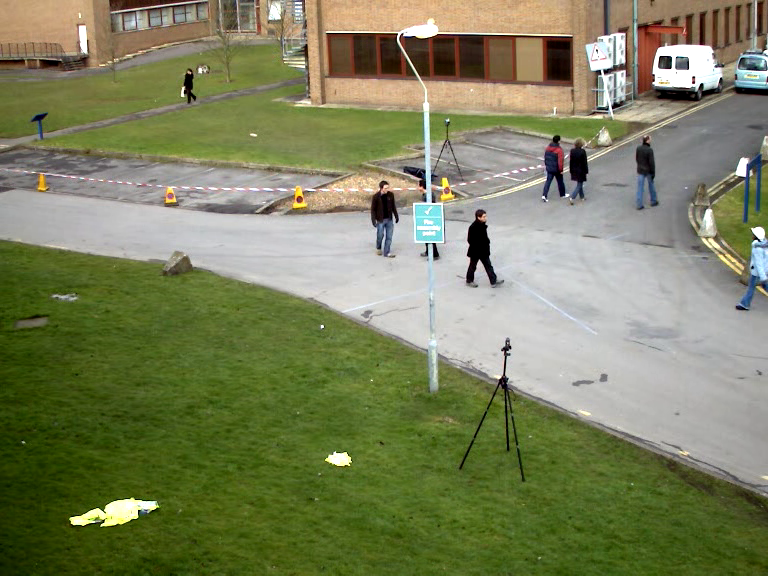
#> input picture test.png, 768 x 576 px
$ python opencv-transparant.py
#> lines starting #> are read from the running program, lines starting #| are printed output that depends on the picture; after the words box and inside, x2 and y2 are one past the last pixel; in counts of white or black regions, pixels touching at a corner belong together
import cv2
import numpy as np

img = cv2.imread("test.png")
#> img is the input picture: shape (576, 768, 3); mean B, G, R 92.8, 129.1, 124.1

# First we crop the sub-rect from the image
x, y, w, h = 100, 100, 200, 100
sub_img = img[y:y+h, x:x+w]
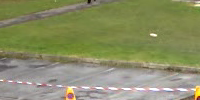
#> sub_img: shape (100, 200, 3); mean B, G, R 102.8, 142.2, 138.4
white_rect = np.ones(sub_img.shape, dtype=np.uint8) * 255

res = cv2.addWeighted(sub_img, 0.5, white_rect, 0.5, 1.0)
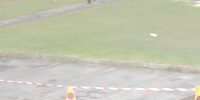
#> res: shape (100, 200, 3); mean B, G, R 179.9, 199.6, 197.7

# Putting the image back to its position
img[y:y+h, x:x+w] = res
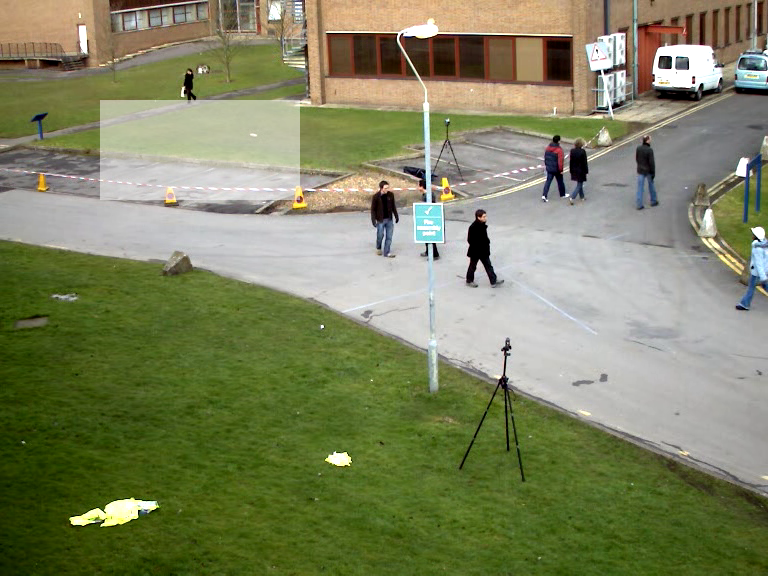
#> img: shape (576, 768, 3); 4.5% of pixels changed, all inside (x1, y1, x2, y2) = (100, 100, 300, 200)

$ run again, with first_frame.jpg saved as test.png
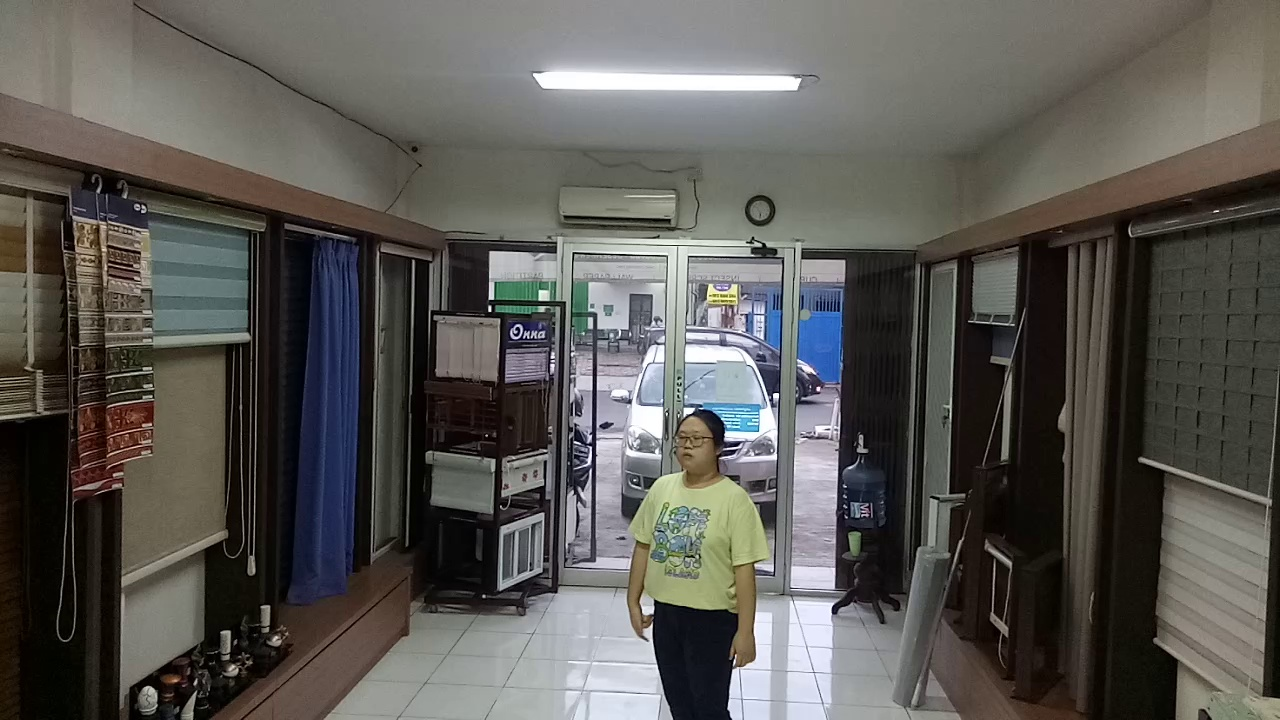
#> input picture first_frame.jpg, 1280 x 720 px
#> img is the input picture: shape (720, 1280, 3); mean B, G, R 84.7, 88.9, 90.7
#> `res = cv2.addWeighted(sub_img, 0.5, white_rect, 0.5, 1.0)`:
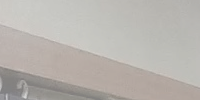
#> res: shape (100, 200, 3); mean B, G, R 174.9, 179.9, 184
#> `img[y:y+h, x:x+w] = res`:
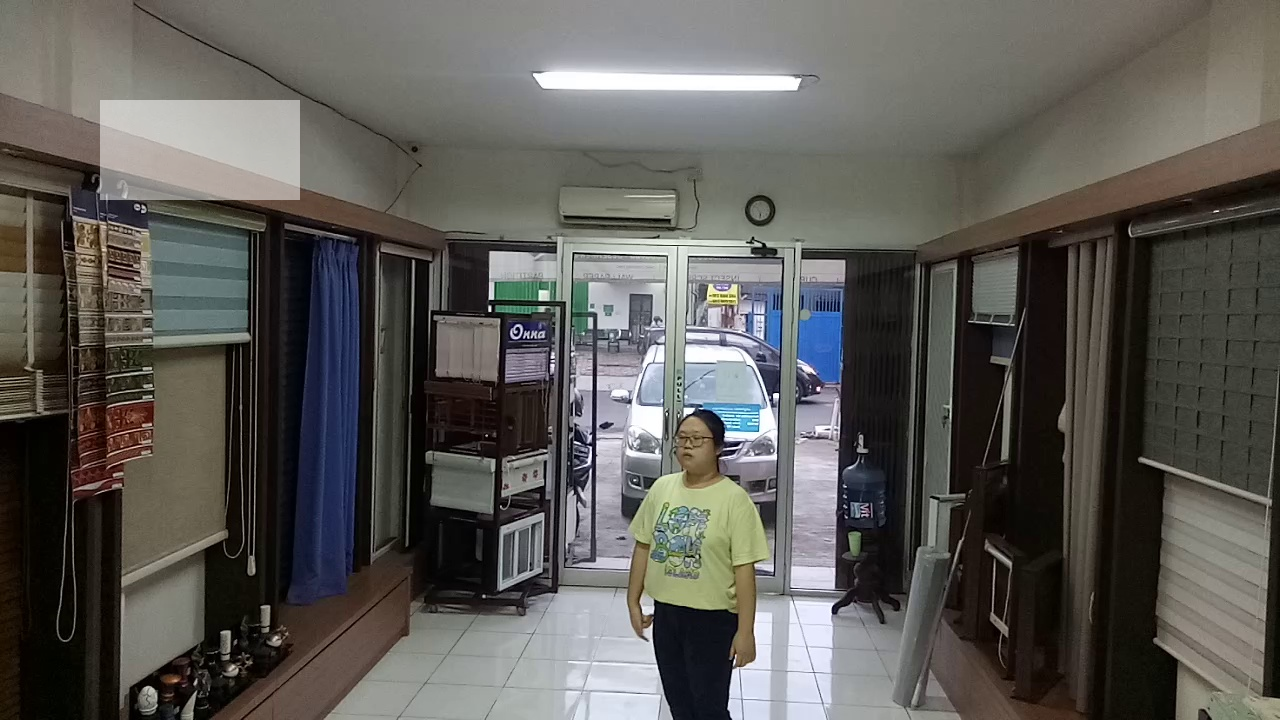
#> img: shape (720, 1280, 3); 2.17% of pixels changed, all inside (x1, y1, x2, y2) = (100, 100, 300, 200)
